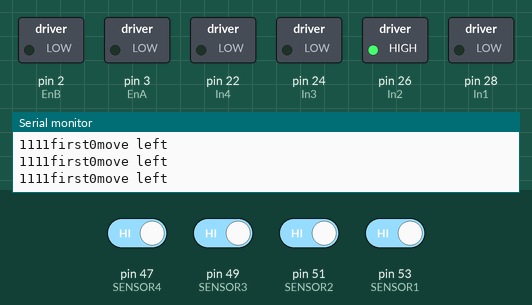
A sketch run on a simulated Arduino Mega 2560, built with avr-gcc and run on an emulated ATmega2560. Shown: switched loads named in the sketch (green lamp = pin HIGH), the last lines printed to the serial monitor. Inputs (shaded band) come from the test bench; at power-on: pin 47 (SENSOR4), pin 49 (SENSOR3), pin 51 (SENSOR2), pin 53 (SENSOR1) HIGH.

Above: at 1.2 s.
1.3 s: pin 47 (SENSOR4) driven LOW and pin 49 (SENSOR3) driven LOW and pin 51 (SENSOR2) driven LOW and pin 53 (SENSOR1) driven LOW
At 2.1 s:
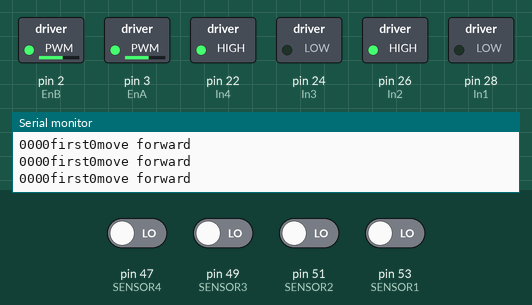
2.8 s: pin 47 (SENSOR4) driven HIGH
At 3.7 s:
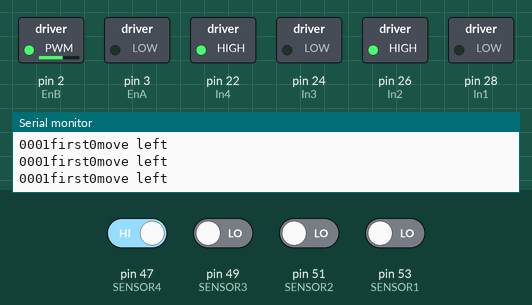
4.3 s: pin 47 (SENSOR4) driven LOW
At 5.5 s:
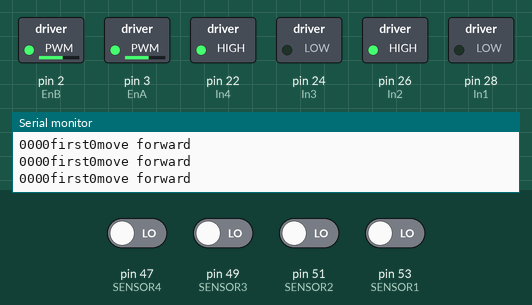
5.8 s: pin 49 (SENSOR3) driven HIGH
At 6.1 s:
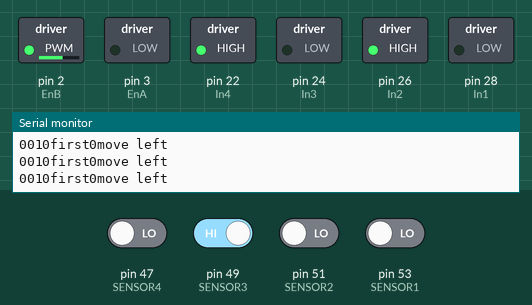
8.8 s: pin 49 (SENSOR3) driven LOW
At 9.1 s:
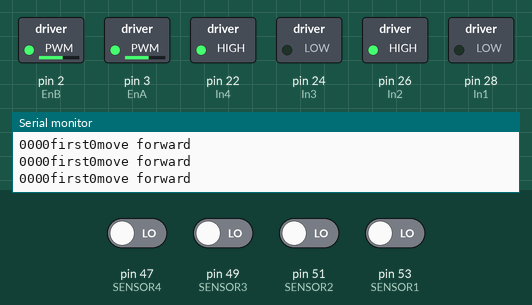
10.3 s: pin 51 (SENSOR2) driven HIGH
At 10.7 s:
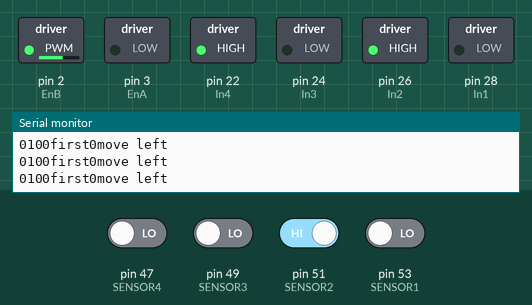
Timing chart, 0 to 12.8 s (numbered marks = the images above; inputs shaded):
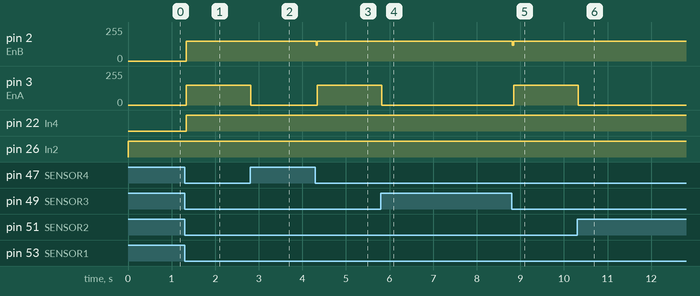

The sketch:

practice.ino
```cpp
//Motor Connections
//Change this if you wish to use another diagram


//Lukewasherelolz
#define EnA 3
#define EnB 2
#define In1 28
#define In2 26
#define In3 24
#define In4 22

#define SENSOR1 53
#define SENSOR2 51
#define SENSOR4 47
#define SENSOR3 49

#define LOGIC HIGH

int buttonState = 0;
int oldstat = 0;
int sen1 = 0;
int sen2 = 0;
int sen3 = 0;
int sen4 = 0;
int first = 1;
int sens[] = {0, 0, 0, 0};
int location[] = {0, 0, 0, 0, 0, 0, 0, 0};
void setup()
{
  // All motor control pins are outputs
  Serial.begin(9600);
  /*pinMode(buttonPin, INPUT);*/
  pinMode(EnA, OUTPUT);
  pinMode(EnB, OUTPUT);
  pinMode(In1, OUTPUT);
  pinMode(In2, OUTPUT);
  pinMode(In3, OUTPUT);
  pinMode(In4, OUTPUT);
  pinMode(SENSOR1, INPUT);
  pinMode(SENSOR2, INPUT);
  pinMode(SENSOR3, INPUT);
  pinMode(SENSOR4, INPUT);
}
//prints sensors
void blinkLight(int sen1, int sen2, int sen3, int sen4){

  if(sen1 == LOW) {

    Serial.print("sen1\n");

  }

  if(sen2 == LOW) {

    Serial.print("sen2\n");

  }

  if(sen3 == LOW) {

    Serial.print("sen3\n");

  }

  if(sen4 == LOW) {

    Serial.print("sen4\n");

  }
}
//
//paremeter
//index at 0 for sensors
//4 == left and right mid
//5 == right and left mid
//
// returns true if only that sensor is on
int justSen(int senIndex){
  if(senIndex == 0){
    return !(sen1 == LOGIC && sen2 != LOGIC && sen3 != LOGIC && sen4 != LOGIC);
  }
  else if(senIndex == 1){
    return !(sen1 != LOGIC && sen2 == LOGIC && sen3 != LOGIC && sen4 != LOGIC);
  }
  else if(senIndex == 2){
    return !(sen3 == LOGIC && sen2 != LOGIC && sen1 != LOGIC && sen4 != LOGIC);
  }
  else if(senIndex == 3){
    return !(sen4 == LOGIC && sen2 != LOGIC && sen3 != LOGIC && sen1 != LOGIC);
  }
  else if(senIndex == 4){
    return !(sen1 != LOGIC && sen3 != LOGIC && sen2 == LOGIC && sen4 == LOGIC);
  }
  else if(senIndex ==5){
    return !(sen2 != LOGIC && sen4 != LOGIC && sen1 == LOGIC && sen3 == LOGIC);
  }
}
//
//parameters
//0 (1,2)
//1 (2,3)
//2 (3,4)
//3 (1,2,3)
//4 (2,3,4)
//
// returns true if pair of motors are being sensed
int justPair(int senIndex) {
  if(senIndex == 0){
    return !(sen3 != LOGIC && sen4 != LOGIC && sen2 == LOGIC && sen1 == LOGIC);
  }
  else if(senIndex == 1){
    return !(sen3 == LOGIC && sen2 == LOGIC && sen1 != LOGIC ||  sen4 != LOGIC);
  }
  else if(senIndex == 2){
    return !(sen3 == LOGIC && sen4 == LOGIC && sen2 != LOGIC || sen1 != LOGIC);
  }
  else if(senIndex == 3){
    return !(sen3 == LOGIC && sen4 != LOGIC && sen2 == LOGIC || sen1 == LOGIC);
  }
  else if(senIndex == 4){
    return !(sen3 == LOGIC && sen4 == LOGIC && sen2 == LOGIC || sen1 != LOGIC);
  }

}
int checkLast(int sens[]) {
  if((sens[0] != LOGIC && sens[1] != LOGIC && sens[2] != LOGIC && sens[3] != LOGIC) || (sens[0] != LOGIC && sens[1] == LOGIC && sens[2] == LOGIC && sens[3] != LOGIC)) {

      //forward
      return 2; //first is still 1
  }
  if((sens[0] == LOGIC && sens[1] != LOGIC && sens[2] != LOGIC && sens[3] != LOGIC) || (sens[0] != LOGIC && sens[1] == LOGIC && sens[2] != LOGIC && sens[3] != LOGIC) || (sens[2] != LOGIC && sens[3] != LOGIC && sens[1] == LOGIC && sens[0] == LOGIC)){ //left
      return 0;
    }
    else if((sens[2] == LOGIC && sens[1] != LOGIC && sens[0] != LOGIC && sens[3] != LOGIC) || (sens[3] == LOGIC && sens[1] != LOGIC && sens[2] != LOGIC && sens[0] != LOGIC) || (sens[2] == LOGIC && sens[3] == LOGIC && sens[1] != LOGIC || sens[0] != LOGIC)){//right
      return 1;
    }

    else if( ((sens[0] != LOGIC && sens[2] != LOGIC && sens[1] == LOGIC && sens[3] == LOGIC)) || ((sens[1] != LOGIC && sens[3] != LOGIC && sens[0] == LOGIC && sens[2] == LOGIC)) || ((sens[2] == LOGIC && sens[3] != LOGIC && sens[1] == LOGIC || sens[0] == LOGIC)) || (sens[2] == LOGIC && sens[3] == LOGIC && sens[1] == LOGIC || sens[0] != LOGIC)) { //line
      return 3;
    }
}
//
// parameters
//left 0
//right 1
//straight 2
//line 3
//offtrack 4
//
// returns which way the robot should go
int findOut(int sens[]) {
  //if first time sensing

    //if all sensors are not triggered
    Serial.print("first");
    Serial.print(first);
    if(sen1 != LOGIC && sen2 != LOGIC && sen3 != LOGIC && sen4 != LOGIC) {
      if(!first) {
        return checkLast(sens);
      }

      return 2; //first is still 1
    }
    first = 0;
    if(justSen(0) || justSen(1) || justPair(0)){ //left
      return 0;
    }
    else if(justSen(2) || justSen(3) || justPair(2)){//right
      return 1;
    }
    else if(justPair(1)){ //straight
      return 2;
    }
    else if( (justSen(4)) || (justSen(5)) || justPair(3) || justPair(4)) { //line
      return 3;
    }

}
// checks sensors and runs motors
// returns void, calls other functions to move motors
void go()
{
  // turn on motor A
  sen1 = digitalRead(SENSOR1);
  sen2 = digitalRead(SENSOR2);
  sen3 = digitalRead(SENSOR3);
  sen4 = digitalRead(SENSOR4);

  /*buttonState = digitalRead(buttonPin);*/


  int calc = findOut(sens);
  sens[0] = sen1;
  sens[1] = sen2;
  sens[2] = sen3;
  sens[3] = sen4;

  if(calc == 0){
    Serial.print("move left\n");
    //blinkLight(sen1, sen2, sen3, sen4);
    printSens();

    move(0, 0, 120);
    move(0, 0, 0);
    delay(10);

  }
  // move right
  else if(calc == 1){
    Serial.print("move right\n");
    //blinkLight(sen1, sen2, sen3, sen4);
    printSens();
    move(0, 0, 0);
    move(1, 0, 120);
    delay(10);
  }

  // move forward
  else if(calc == 2) {
    Serial.print("move forward\n");
    //blinkLight(sen1, sen2, sen3, sen4);
    printSens();
    move(0, 0, 150);
    move(1, 0, 150);
    delay(10);
  }
  // turn
  else if(calc == 3){
    Serial.print("Help\n");
  }
}

// prints the sensor values
// returns void
void printSens() {
  Serial.print(sen1);
  Serial.print(sen2);
  Serial.print(sen3);
  Serial.print(sen4);
}

//
// parameters
// motor 0 - (in1, in2)
// motor 1 - (in3, in4)
// dir 0 - forward
// dir 1 - forward
//
// return void, moves motor
void move(int motor, int dir, int sped){
  if(motor == 0) {
    if(dir == 0) {
      digitalWrite(In2, HIGH);
      digitalWrite(In1, LOW);
      analogWrite(EnA, sped);
    }
    else{
      digitalWrite(In2, LOW);
      digitalWrite(In1, HIGH);
      analogWrite(EnA, sped);

    }
  }
  else if(motor == 1) {
    if(dir == 0) {
      digitalWrite(In4, HIGH);
      digitalWrite(In3, LOW);
      analogWrite(EnB, sped);
    }
    else{
      digitalWrite(In4, LOW);
      digitalWrite(In3, HIGH);
      analogWrite(EnB, sped);

    }

  }
}

void loop()
{
  go();

}
```

Measured:
- after the input at 1.3 s, pin 2 (EnB), pin 3 (EnA): 0/255 → 150/255 at once; pin 22 (In4): LOW → HIGH at once
- after the input at 2.8 s, pin 3 (EnA): 150/255 → 0/255 at once
- after the input at 4.3 s, pin 2 (EnB): 150/255 → 120/255 at once, → 150/255 0.02 s later; pin 3 (EnA): 0/255 → 150/255 at once
- after the input at 5.8 s, pin 3 (EnA): 150/255 → 0/255 at once
- after the input at 8.8 s, pin 2 (EnB): 150/255 → 120/255 at once, → 150/255 0.02 s later; pin 3 (EnA): 0/255 → 150/255 at once
- after the input at 10.3 s, pin 3 (EnA): 150/255 → 0/255 at once
